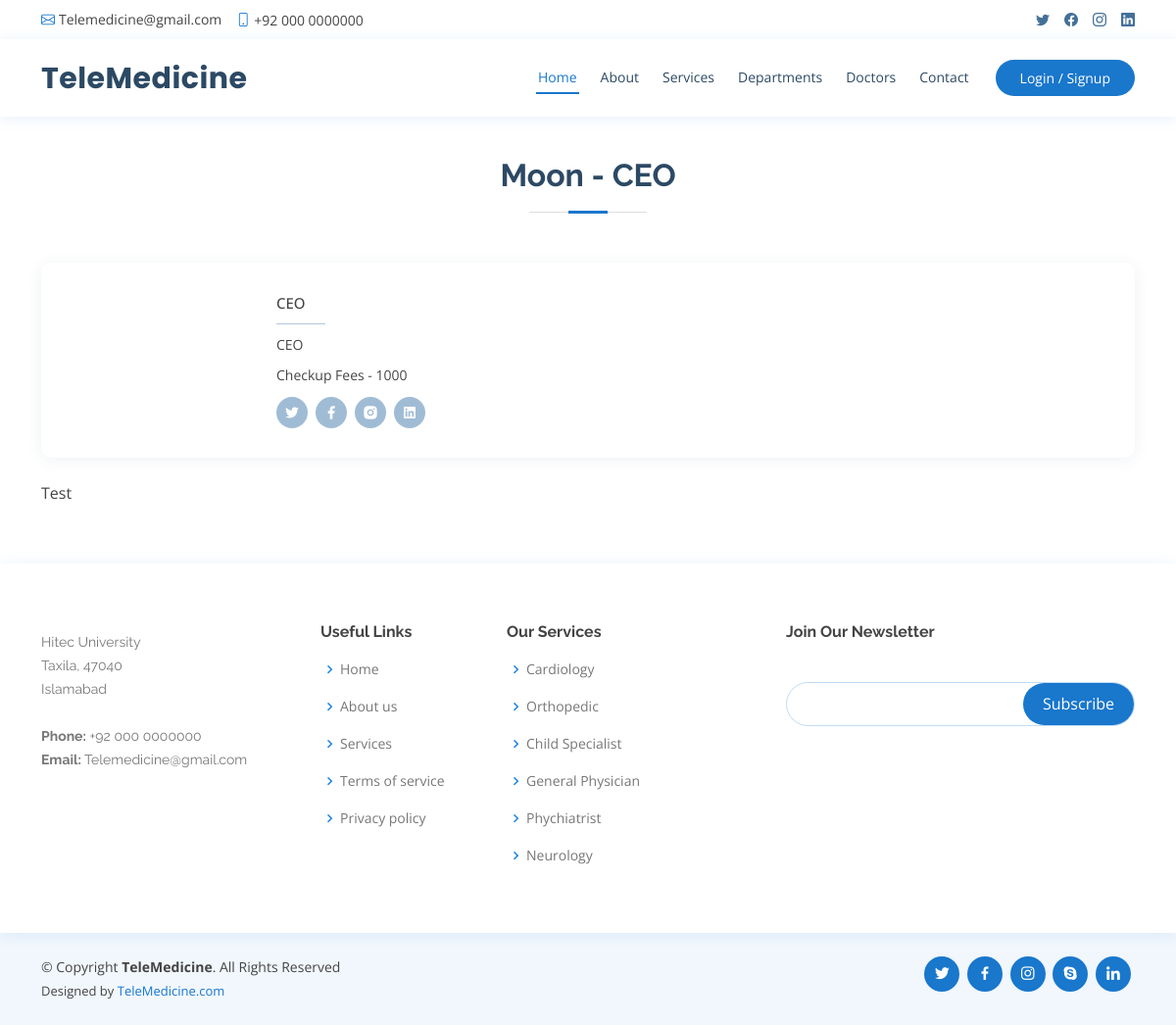
/doc-profile.php?doctor_id=13&user_name=Moon, run on the app's committed database.
### tables this page shows
CREATE TABLE `user_meta` (
  `user_meta_id` int(11) NOT NULL,
  `user_id` int(11) NOT NULL,
  `user_designation` varchar(1000) NOT NULL,
  `department` varchar(1000) NOT NULL DEFAULT '',
  `short_description` varchar(1000) NOT NULL,
  `checkup_fees` varchar(1000) NOT NULL DEFAULT '',
  `full_description` varchar(1000) NOT NULL,
  `facebook_url` varchar(255) NOT NULL,
  `twitter_url` varchar(255) NOT NULL,
  `instagram_url` varchar(255) NOT NULL,
  `linkedin_url` varchar(255) NOT NULL,
  `documents_path` varchar(255) NOT NULL,
  `profilepic_path` varchar(255) NOT NULL
);

### doc-profile.php (the view, shortened to what this page needs)
<?php include"includes/parts/header.php"; ?>
	<main id="main">
    <section id="doctors" class="doctors" style="margin-top: 100px;">
           <div class="container">
		<?php
			include('includes/connect.php');
			$user_id=$_GET['doctor_id'];
			$usermetasql="select * from user_meta where user_id='$user_id'";
			$usermetasqlresult=mysqli_query($conn, $usermetasql);
			$usermetarow = mysqli_fetch_array($usermetasqlresult, MYSQLI_ASSOC);
		?>
        <div class="section-title">
          <h2><?php echo $_GET['user_name'] ?> - <?php echo $usermetarow['user_designation'] ?></h2>
        </div>
        <div class="row">
          <div class="col-lg-12">
            <div class="member d-flex align-items-start">
              <div class="pic"><img src="includes/files/<?php echo $usermetarow['profilepic_path']; ?>" class="img-fluid" alt=""></div>
              <div class="member-info">
                <span><?php echo $usermetarow['user_designation'] ?></span>
                <p><?php echo $usermetarow['short_description'] ?></p>
				<p>Checkup Fees - <?php echo $usermetarow['checkup_fees'] ?></p>
                <div class="social">
                  <a href="<?php echo $usermetarow['twitter_url'] ?>"><i class="ri-twitter-fill"></i></a>
                  <a href="<?php echo $usermetarow['facebook_url'] ?>"><i class="ri-facebook-fill"></i></a>
                  <a href="<?php echo $usermetarow['instagram_url'] ?>"><i class="ri-instagram-fill"></i></a>
                  <a href="<?php echo $usermetarow['linkedin_url'] ?>"> <i class="ri-linkedin-box-fill"></i> </a>
                </div>
              </div>
            </div>
			<br>
			<?php echo $usermetarow['full_description'] ?>
			</div>
        </div>
      </div>
    </section>
  </main>
<?php include"includes/parts/footer.php"; ?>

### assets/css/style.css (style rules this page uses)
body { font-family: "Open Sans", sans-serif; color: #444444; }
a { color: #1977cc; text-decoration: none; }
h1, h2, h3, h4, h5, h6 { font-family: "Raleway", sans-serif; }
section { padding: 60px 0; overflow: hidden; }
.section-title { text-align: center; padding-bottom: 30px; }
.section-title h2 { font-size: 32px; font-weight: bold; margin-bottom: 20px; padding-bottom: 20px; position: relative; color: #2c4964; }
.section-title h2::before { content: ""; position: absolute; display: block; width: 120px; height: 1px; background: #ddd; bottom: 1px; left: calc(50% - 60px); }
.section-title h2::after { content: ""; position: absolute; display: block; width: 40px; height: 3px; background: #1977cc; bottom: 0; left: calc(50% - 20px); }
.doctors { background: #fff; }
.doctors .member { position: relative; box-shadow: 0px 2px 15px rgba(44, 73, 100, 0.08); padding: 30px; border-radius: 10px; }
.doctors .member .pic { overflow: hidden; width: 180px; border-radius: 50%; }
.doctors .member .member-info { padding-left: 30px; }
.doctors .member span { display: block; font-size: 15px; padding-bottom: 10px; position: relative; font-weight: 500; }
.doctors .member span::after { content: ""; position: absolute; display: block; width: 50px; height: 1px; background: #b2c8dd; bottom: 0; left: 0; }
.doctors .member p { margin: 10px 0 0 0; font-size: 14px; }
.doctors .member .social { margin-top: 12px; display: flex; align-items: center; justify-content: flex-start; }
.doctors .member .social a { transition: ease-in-out 0.3s; display: flex; align-items: center; justify-content: center; border-radius: 50px; width: 32px; height: 32px; background: #a0bcd5; }
.doctors .member .social a i { color: #fff; font-size: 16px; margin: 0 2px; }
.doctors .member .social a+a { margin-left: 8px; }

### data on the page
user_meta: user_designation "CEO", short_description "CEO", checkup_fees "1000", full_description "Test"

### other printed values
$_GET['user_name'] "Moon"
